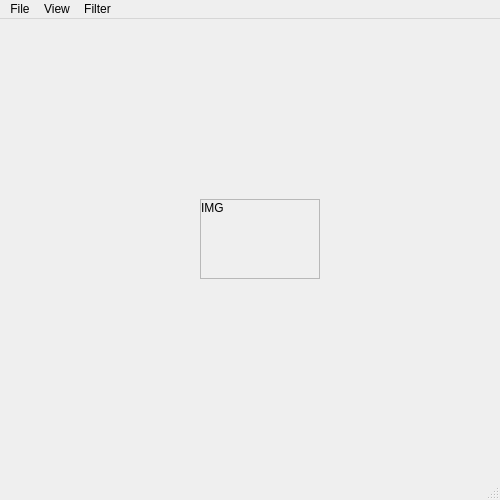
<?xml version="1.0" encoding="UTF-8"?>
<ui version="4.0">
 <class>MainWindow</class>
 <widget class="QMainWindow" name="MainWindow">
  <property name="geometry">
   <rect>
    <x>0</x>
    <y>0</y>
    <width>500</width>
    <height>500</height>
   </rect>
  </property>
  <property name="windowTitle">
   <string>MainWindow</string>
  </property>
  <widget class="QWidget" name="centralwidget">
   <widget class="QScrollArea" name="scrollArea">
    <property name="geometry">
     <rect>
      <x>200</x>
      <y>180</y>
      <width>120</width>
      <height>80</height>
     </rect>
    </property>
    <property name="autoFillBackground">
     <bool>false</bool>
    </property>
    <property name="widgetResizable">
     <bool>true</bool>
    </property>
    <widget class="QWidget" name="scrollAreaWidgetContents">
     <property name="geometry">
      <rect>
       <x>0</x>
       <y>0</y>
       <width>118</width>
       <height>78</height>
      </rect>
     </property>
     <widget class="QLabel" name="labelImage">
      <property name="geometry">
       <rect>
        <x>0</x>
        <y>0</y>
        <width>66</width>
        <height>16</height>
       </rect>
      </property>
      <property name="text">
       <string>IMG</string>
      </property>
     </widget>
    </widget>
   </widget>
  </widget>
  <widget class="QMenuBar" name="menubar">
   <property name="geometry">
    <rect>
     <x>0</x>
     <y>0</y>
     <width>500</width>
     <height>21</height>
    </rect>
   </property>
   <widget class="QMenu" name="menuFile">
    <property name="title">
     <string>File</string>
    </property>
    <addaction name="separator"/>
    <addaction name="actionOpen"/>
    <addaction name="actionPicture_infos"/>
    <addaction name="actionExit"/>
   </widget>
   <widget class="QMenu" name="menuView">
    <property name="title">
     <string>View</string>
    </property>
    <addaction name="actionZoom_in"/>
    <addaction name="actionZoom_out"/>
    <addaction name="actionNormal_size"/>
    <addaction name="separator"/>
    <addaction name="actionFit_to_window"/>
   </widget>
   <widget class="QMenu" name="menuFilter">
    <property name="title">
     <string>Filter</string>
    </property>
    <addaction name="actionGaussian_blur"/>
   </widget>
   <addaction name="menuFile"/>
   <addaction name="menuView"/>
   <addaction name="menuFilter"/>
  </widget>
  <widget class="QStatusBar" name="statusbar"/>
  <action name="actionExit">
   <property name="text">
    <string>Exit</string>
   </property>
  </action>
  <action name="actionGaussian_blur">
   <property name="text">
    <string>Gaussian Blur</string>
   </property>
  </action>
  <action name="actionFile">
   <property name="text">
    <string>File</string>
   </property>
  </action>
  <action name="actionOpen">
   <property name="text">
    <string>Open</string>
   </property>
  </action>
  <action name="actionZoom_in">
   <property name="text">
    <string>Zoom In</string>
   </property>
  </action>
  <action name="actionZoom_out">
   <property name="text">
    <string>Zoom out</string>
   </property>
  </action>
  <action name="actionNormal_size">
   <property name="text">
    <string>Normal Size</string>
   </property>
  </action>
  <action name="actionFit_to_window">
   <property name="checkable">
    <bool>true</bool>
   </property>
   <property name="text">
    <string>Fit to window</string>
   </property>
  </action>
  <action name="actionPicture_infos">
   <property name="text">
    <string>Picture Infos</string>
   </property>
  </action>
 </widget>
 <resources/>
 <connections/>
</ui>
